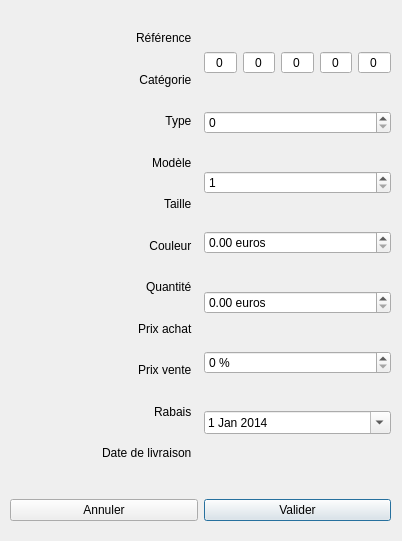
<?xml version="1.0" encoding="UTF-8"?>
<ui version="4.0">
 <class>modifStock</class>
 <widget class="QDialog" name="modifStock">
  <property name="windowModality">
   <enum>Qt::ApplicationModal</enum>
  </property>
  <property name="geometry">
   <rect>
    <x>0</x>
    <y>0</y>
    <width>402</width>
    <height>541</height>
   </rect>
  </property>
  <property name="windowTitle">
   <string>Modification d'articles</string>
  </property>
  <property name="windowIcon">
   <iconset>
    <normaloff>../appdata/list-add.png</normaloff>../appdata/list-add.png</iconset>
  </property>
  <widget class="QWidget" name="horizontalLayoutWidget_12">
   <property name="geometry">
    <rect>
     <x>10</x>
     <y>20</y>
     <width>381</width>
     <height>451</height>
    </rect>
   </property>
   <layout class="QHBoxLayout" name="bigHLayout">
    <property name="sizeConstraint">
     <enum>QLayout::SetDefaultConstraint</enum>
    </property>
    <item>
     <layout class="QVBoxLayout" name="labels">
      <item>
       <widget class="QLabel" name="label_ref">
        <property name="font">
         <font>
          <weight>50</weight>
          <italic>false</italic>
          <bold>false</bold>
         </font>
        </property>
        <property name="text">
         <string>Référence  </string>
        </property>
        <property name="alignment">
         <set>Qt::AlignRight|Qt::AlignTrailing|Qt::AlignVCenter</set>
        </property>
       </widget>
      </item>
      <item>
       <widget class="QLabel" name="label_categorie">
        <property name="font">
         <font>
          <weight>50</weight>
          <italic>false</italic>
          <bold>false</bold>
         </font>
        </property>
        <property name="text">
         <string>Catégorie  </string>
        </property>
        <property name="alignment">
         <set>Qt::AlignRight|Qt::AlignTrailing|Qt::AlignVCenter</set>
        </property>
       </widget>
      </item>
      <item>
       <widget class="QLabel" name="label_type">
        <property name="font">
         <font>
          <weight>50</weight>
          <italic>false</italic>
          <bold>false</bold>
         </font>
        </property>
        <property name="text">
         <string>Type  </string>
        </property>
        <property name="alignment">
         <set>Qt::AlignRight|Qt::AlignTrailing|Qt::AlignVCenter</set>
        </property>
       </widget>
      </item>
      <item>
       <widget class="QLabel" name="label_model">
        <property name="font">
         <font>
          <weight>50</weight>
          <italic>false</italic>
          <bold>false</bold>
         </font>
        </property>
        <property name="text">
         <string>Modèle  </string>
        </property>
        <property name="alignment">
         <set>Qt::AlignRight|Qt::AlignTrailing|Qt::AlignVCenter</set>
        </property>
       </widget>
      </item>
      <item>
       <widget class="QLabel" name="label_taille">
        <property name="font">
         <font>
          <weight>50</weight>
          <italic>false</italic>
          <bold>false</bold>
         </font>
        </property>
        <property name="text">
         <string>Taille  </string>
        </property>
        <property name="alignment">
         <set>Qt::AlignRight|Qt::AlignTrailing|Qt::AlignVCenter</set>
        </property>
       </widget>
      </item>
      <item>
       <widget class="QLabel" name="label_couleur">
        <property name="font">
         <font>
          <weight>50</weight>
          <italic>false</italic>
          <bold>false</bold>
         </font>
        </property>
        <property name="text">
         <string>Couleur  </string>
        </property>
        <property name="alignment">
         <set>Qt::AlignRight|Qt::AlignTrailing|Qt::AlignVCenter</set>
        </property>
       </widget>
      </item>
      <item>
       <widget class="QLabel" name="label_quantite">
        <property name="font">
         <font>
          <weight>50</weight>
          <italic>false</italic>
          <bold>false</bold>
         </font>
        </property>
        <property name="text">
         <string>Quantité  </string>
        </property>
        <property name="alignment">
         <set>Qt::AlignRight|Qt::AlignTrailing|Qt::AlignVCenter</set>
        </property>
       </widget>
      </item>
      <item>
       <widget class="QLabel" name="label_achat">
        <property name="font">
         <font>
          <weight>50</weight>
          <italic>false</italic>
          <bold>false</bold>
         </font>
        </property>
        <property name="text">
         <string>Prix achat  </string>
        </property>
        <property name="alignment">
         <set>Qt::AlignRight|Qt::AlignTrailing|Qt::AlignVCenter</set>
        </property>
       </widget>
      </item>
      <item>
       <widget class="QLabel" name="label_vente">
        <property name="font">
         <font>
          <weight>50</weight>
          <italic>false</italic>
          <bold>false</bold>
          <underline>false</underline>
          <strikeout>false</strikeout>
         </font>
        </property>
        <property name="layoutDirection">
         <enum>Qt::LeftToRight</enum>
        </property>
        <property name="text">
         <string>Prix vente  </string>
        </property>
        <property name="alignment">
         <set>Qt::AlignRight|Qt::AlignTrailing|Qt::AlignVCenter</set>
        </property>
       </widget>
      </item>
      <item>
       <widget class="QLabel" name="label_rabais">
        <property name="font">
         <font>
          <weight>50</weight>
          <italic>false</italic>
          <bold>false</bold>
         </font>
        </property>
        <property name="text">
         <string>Rabais  </string>
        </property>
        <property name="alignment">
         <set>Qt::AlignRight|Qt::AlignTrailing|Qt::AlignVCenter</set>
        </property>
       </widget>
      </item>
      <item>
       <widget class="QLabel" name="label_date">
        <property name="font">
         <font>
          <weight>50</weight>
          <italic>false</italic>
          <bold>false</bold>
         </font>
        </property>
        <property name="text">
         <string>Date de livraison  </string>
        </property>
        <property name="alignment">
         <set>Qt::AlignRight|Qt::AlignTrailing|Qt::AlignVCenter</set>
        </property>
       </widget>
      </item>
     </layout>
    </item>
    <item>
     <layout class="QVBoxLayout" name="fields">
      <item>
       <layout class="QHBoxLayout" name="field_reference">
        <item>
         <widget class="QSpinBox" name="refca">
          <property name="alignment">
           <set>Qt::AlignCenter</set>
          </property>
          <property name="buttonSymbols">
           <enum>QAbstractSpinBox::NoButtons</enum>
          </property>
          <property name="maximum">
           <number>9</number>
          </property>
         </widget>
        </item>
        <item>
         <widget class="QSpinBox" name="reft">
          <property name="alignment">
           <set>Qt::AlignCenter</set>
          </property>
          <property name="buttonSymbols">
           <enum>QAbstractSpinBox::NoButtons</enum>
          </property>
         </widget>
        </item>
        <item>
         <widget class="QSpinBox" name="refm">
          <property name="alignment">
           <set>Qt::AlignCenter</set>
          </property>
          <property name="buttonSymbols">
           <enum>QAbstractSpinBox::NoButtons</enum>
          </property>
          <property name="maximum">
           <number>9</number>
          </property>
         </widget>
        </item>
        <item>
         <widget class="QSpinBox" name="refs">
          <property name="alignment">
           <set>Qt::AlignCenter</set>
          </property>
          <property name="buttonSymbols">
           <enum>QAbstractSpinBox::NoButtons</enum>
          </property>
          <property name="minimum">
           <number>0</number>
          </property>
          <property name="maximum">
           <number>80</number>
          </property>
          <property name="singleStep">
           <number>1</number>
          </property>
          <property name="value">
           <number>0</number>
          </property>
         </widget>
        </item>
        <item>
         <widget class="QSpinBox" name="refco">
          <property name="alignment">
           <set>Qt::AlignCenter</set>
          </property>
          <property name="buttonSymbols">
           <enum>QAbstractSpinBox::NoButtons</enum>
          </property>
         </widget>
        </item>
       </layout>
      </item>
      <item>
       <layout class="QHBoxLayout" name="field_categorie"/>
      </item>
      <item>
       <layout class="QHBoxLayout" name="field_type"/>
      </item>
      <item>
       <layout class="QHBoxLayout" name="field_modele">
        <item>
         <widget class="QSpinBox" name="model_spin">
          <property name="maximum">
           <number>9</number>
          </property>
         </widget>
        </item>
       </layout>
      </item>
      <item>
       <layout class="QHBoxLayout" name="field_taille"/>
      </item>
      <item>
       <layout class="QHBoxLayout" name="field_couleur"/>
      </item>
      <item>
       <layout class="QHBoxLayout" name="field_quantite">
        <item>
         <widget class="QSpinBox" name="qty_spin">
          <property name="minimum">
           <number>1</number>
          </property>
          <property name="maximum">
           <number>9999</number>
          </property>
         </widget>
        </item>
       </layout>
      </item>
      <item>
       <layout class="QHBoxLayout" name="field_achat">
        <item>
         <widget class="QDoubleSpinBox" name="achat_spin">
          <property name="suffix">
           <string> euros</string>
          </property>
          <property name="maximum">
           <double>9999.989999999999782</double>
          </property>
          <property name="singleStep">
           <double>0.010000000000000</double>
          </property>
         </widget>
        </item>
       </layout>
      </item>
      <item>
       <layout class="QHBoxLayout" name="field_vente">
        <item>
         <widget class="QDoubleSpinBox" name="vente_spin">
          <property name="suffix">
           <string> euros</string>
          </property>
          <property name="maximum">
           <double>9999.989999999999782</double>
          </property>
          <property name="singleStep">
           <double>0.010000000000000</double>
          </property>
         </widget>
        </item>
       </layout>
      </item>
      <item>
       <layout class="QHBoxLayout" name="field_rabais">
        <item>
         <widget class="QSpinBox" name="rabais_spin">
          <property name="suffix">
           <string> %</string>
          </property>
          <property name="maximum">
           <number>100</number>
          </property>
         </widget>
        </item>
       </layout>
      </item>
      <item>
       <layout class="QHBoxLayout" name="field_date">
        <item>
         <widget class="QDateEdit" name="date_edit">
          <property name="currentSection">
           <enum>QDateTimeEdit::DaySection</enum>
          </property>
          <property name="calendarPopup">
           <bool>true</bool>
          </property>
          <property name="date">
           <date>
            <year>2014</year>
            <month>1</month>
            <day>1</day>
           </date>
          </property>
         </widget>
        </item>
       </layout>
      </item>
     </layout>
    </item>
   </layout>
  </widget>
  <widget class="QWidget" name="horizontalLayoutWidget">
   <property name="geometry">
    <rect>
     <x>10</x>
     <y>490</y>
     <width>381</width>
     <height>41</height>
    </rect>
   </property>
   <layout class="QHBoxLayout" name="boutons_ok">
    <item>
     <widget class="QPushButton" name="annuler">
      <property name="text">
       <string>Annuler</string>
      </property>
      <property name="autoDefault">
       <bool>true</bool>
      </property>
     </widget>
    </item>
    <item>
     <widget class="QPushButton" name="valider">
      <property name="text">
       <string>Valider</string>
      </property>
      <property name="default">
       <bool>true</bool>
      </property>
     </widget>
    </item>
   </layout>
  </widget>
 </widget>
 <resources/>
 <connections/>
</ui>
